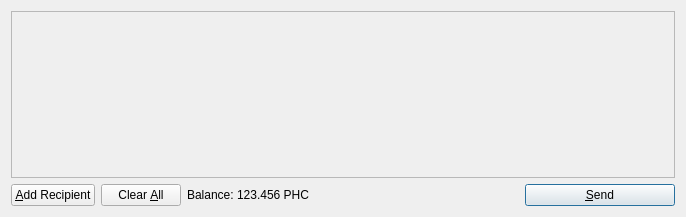
<?xml version="1.0" encoding="UTF-8"?>
<ui version="4.0">
 <class>SendCoinsDialog</class>
 <widget class="QDialog" name="SendCoinsDialog">
  <property name="geometry">
   <rect>
    <x>0</x>
    <y>0</y>
    <width>686</width>
    <height>217</height>
   </rect>
  </property>
  <property name="windowTitle">
   <string>Send Coins</string>
  </property>
  <layout class="QVBoxLayout" name="verticalLayout">
   <item>
    <widget class="QScrollArea" name="scrollArea">
     <property name="widgetResizable">
      <bool>true</bool>
     </property>
     <widget class="QWidget" name="scrollAreaWidgetContents">
      <property name="geometry">
       <rect>
        <x>0</x>
        <y>0</y>
        <width>666</width>
        <height>165</height>
       </rect>
      </property>
      <layout class="QVBoxLayout" name="verticalLayout_2">
       <property name="margin">
        <number>0</number>
       </property>
       <item>
        <layout class="QVBoxLayout" name="entries">
         <property name="spacing">
          <number>6</number>
         </property>
        </layout>
       </item>
       <item>
        <spacer name="verticalSpacer">
         <property name="orientation">
          <enum>Qt::Vertical</enum>
         </property>
         <property name="sizeHint" stdset="0">
          <size>
           <width>20</width>
           <height>40</height>
          </size>
         </property>
        </spacer>
       </item>
      </layout>
     </widget>
    </widget>
   </item>
   <item>
    <layout class="QHBoxLayout" name="horizontalLayout">
     <item>
      <widget class="QPushButton" name="addButton">
       <property name="toolTip">
        <string>Send to multiple recipients at once</string>
       </property>
       <property name="text">
        <string>&amp;Add Recipient</string>
       </property>
       <property name="icon">
        <iconset resource="../bitcoin.qrc">
         <normaloff>:/icons/add</normaloff>:/icons/add</iconset>
       </property>
       <property name="autoDefault">
        <bool>false</bool>
       </property>
      </widget>
     </item>
     <item>
      <widget class="QPushButton" name="clearButton">
       <property name="sizePolicy">
        <sizepolicy hsizetype="Minimum" vsizetype="Fixed">
         <horstretch>0</horstretch>
         <verstretch>0</verstretch>
        </sizepolicy>
       </property>
       <property name="toolTip">
        <string>Remove all transaction fields</string>
       </property>
       <property name="text">
        <string>Clear &amp;All</string>
       </property>
       <property name="icon">
        <iconset resource="../bitcoin.qrc">
         <normaloff>:/icons/remove</normaloff>:/icons/remove</iconset>
       </property>
       <property name="autoRepeatDelay">
        <number>300</number>
       </property>
       <property name="autoDefault">
        <bool>false</bool>
       </property>
      </widget>
     </item>
     <item>
      <layout class="QHBoxLayout" name="horizontalLayout_2">
       <property name="spacing">
        <number>3</number>
       </property>
       <item>
        <widget class="QLabel" name="label">
         <property name="text">
          <string>Balance:</string>
         </property>
        </widget>
       </item>
       <item>
        <widget class="QLabel" name="labelBalance">
         <property name="cursor">
          <cursorShape>IBeamCursor</cursorShape>
         </property>
         <property name="text">
          <string>123.456 PHC</string>
         </property>
         <property name="textInteractionFlags">
          <set>Qt::LinksAccessibleByMouse|Qt::TextSelectableByKeyboard|Qt::TextSelectableByMouse</set>
         </property>
        </widget>
       </item>
      </layout>
     </item>
     <item>
      <spacer name="horizontalSpacer">
       <property name="orientation">
        <enum>Qt::Horizontal</enum>
       </property>
       <property name="sizeHint" stdset="0">
        <size>
         <width>40</width>
         <height>20</height>
        </size>
       </property>
      </spacer>
     </item>
     <item>
      <widget class="QPushButton" name="sendButton">
       <property name="minimumSize">
        <size>
         <width>150</width>
         <height>0</height>
        </size>
       </property>
       <property name="toolTip">
        <string>Confirm the send action</string>
       </property>
       <property name="text">
        <string>&amp;Send</string>
       </property>
       <property name="icon">
        <iconset resource="../bitcoin.qrc">
         <normaloff>:/icons/send</normaloff>:/icons/send</iconset>
       </property>
       <property name="default">
        <bool>true</bool>
       </property>
      </widget>
     </item>
    </layout>
   </item>
  </layout>
 </widget>
 <resources>
  <include location="../bitcoin.qrc"/>
 </resources>
 <connections/>
</ui>
